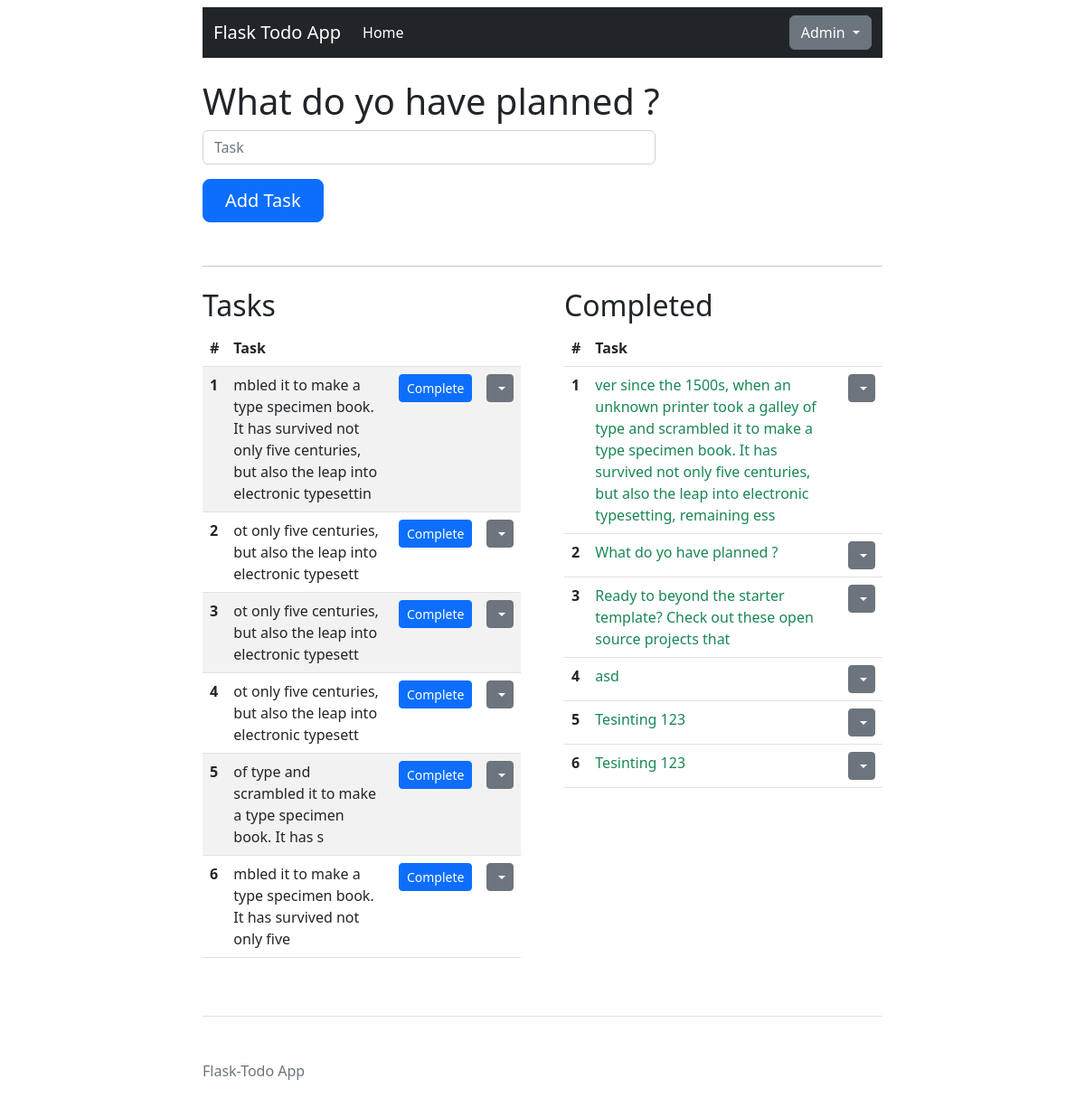
Before: / with the older database file.
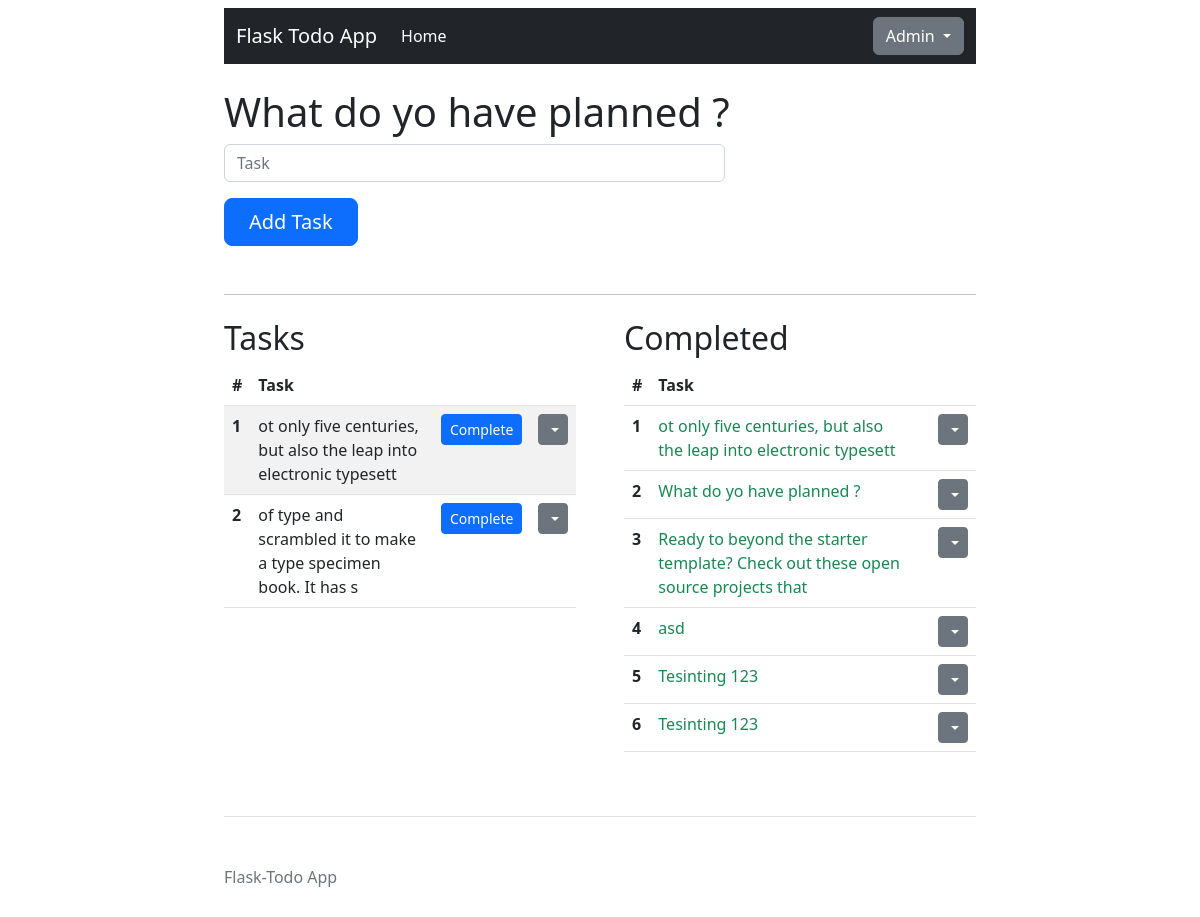
After: the same page with the newer database file.
### TODO/models.py (models this page shows)
class Todo(db.Model):
    __tablename_ ='todo'
    id = db.Column(db.Integer, primary_key=True)
    title = db.Column(db.String(80))
    date = db.Column(db.DateTime(), default=datetime.now)
    complete = db.Column(db.Boolean, default=False)
    user_id = db.Column(db.Integer, db.ForeignKey('user.id'))

### TODO/routes.py (the view, shortened to what this page needs)
@app.route('/', methods=['GET','POST'])
def index():
    form = TodoForm()
    todos = Todo.query.order_by(Todo.id.desc()).all()
    return render_template('index.html', form=form, todos=todos)

### TODO/forms.py
class TodoForm(FlaskForm):
	title = StringField(validators=[DataRequired()])
	submit = SubmitField('Add Task')

### TODO/templates/index.html (shortened to what this page needs)
{% extends '__base.html' %}
{% block content %}
    <h1>What do yo have planned ?</h1>
    <form class="fs-5 col-md-8" action="" method="post">
      <div class="form-group">
        {{ form.title(class='form-control', placeholder='Task ') }}
      </div>
    <div class="mb-5 my-3">
      {{ form.submit(class='btn btn-primary btn-lg px-4') }}
    </div>
    </form>
    <hr class="my-4">
    <div class="row g-5">
      <div class="col-md-6">
        <h2>Tasks</h2>
        <table class="table table-hover table-striped">
          <thead>
            <tr>
              <th scope="col">#</th>
              <th scope="col">Task</th>
              <th scope="col"></th>
              <th scope="col"></th>
            </tr>
          </thead>
          <tbody>
            {% set count = namespace(value=1) %}
            {% for todo in todos %}
            {% if not todo.complete %}
            <tr>
                <th scope="row">{{ count.value }}</th>
              {% set count.value = count.value + 1 %}
              <td>{{todo.title}}</td>
              <td>
                <a href="{{ url_for('complete_todo', todo_id=todo.id, complete='true') }}" class="btn btn-primary btn-sm">Complete</a>
              </td>
              <td>
                <div class="dropdown">
                <button class="btn btn-secondary btn-sm dropdown-toggle" type="button" id="dropdownMenuButton1" data-bs-toggle="dropdown"
                  aria-expanded="false">
                </button>
              </div>
            </td>
            </tr>
            {% endif %}
            {% endfor %}
          </tbody>
        </table>
      </div>
      <div class="col-md-6">
        <h2>Completed</h2>
        <table class="table table-hover">
          <thead>
            <tr>
              <th scope="col">#</th>
              <th scope="col">Task</th>
              <th scope="col"></th>
              <th scope="col"></th>
            </tr>
          </thead>
          <tbody>
            {% set count = namespace(value=1) %}
            {% for todo in todos %}
            {% if todo.complete %}
            <tr>
              <th scope="row">{{ count.value }}</th>
              {% set count.value = count.value + 1 %}
              <td class="text-success">{{todo.title}}</td>
              <td>
              </td>
              <td>
                <div class="dropdown">
                  <button class="btn btn-secondary btn-sm dropdown-toggle" type="button" id="dropdownMenuButton1"
                    data-bs-toggle="dropdown" aria-expanded="false">
                  </button>
                </div>
              </td>
            </tr>
            {% endif %}
            {% endfor %}
          </tbody>
        </table>
      </div>
    </div>
    {% endblock %}

### TODO/templates/__base.html (shortened to what this page needs)
<!doctype html>
<html lang="en">
<head>
    <link href="https://cdn.jsdelivr.net/npm/bootstrap@5.2.3/dist/css/bootstrap.min.css" rel="stylesheet"
>
    <link href="{{ url_for('static', filename='css/index.css') }}" rel="stylesheet">
</head>
<body>
    <div class="col-lg-8 mx-auto p-4 py-md-2">
        <nav class="navbar navbar-expand-lg navbar-dark bg-dark">
            <div class="container-fluid">
                <a class="navbar-brand" href="#">Flask Todo App</a>
                <div class="collapse navbar-collapse" id="navbarScroll">
                    <ul class="navbar-nav me-auto my-2 my-lg-0 navbar-nav-scroll" style="--bs-scroll-height: 100px;">
                        <li class="nav-item">
                            <a class="nav-link active" aria-current="page" href="#">Home</a>
                        </li>
                    </ul>
                    <div class="d-flex">
                        <div class="dropdown">
                            <button class="btn btn-secondary dropdown-toggle" type="button" id="dropdownMenuButton1" data-bs-toggle="dropdown"
                                aria-expanded="false">
                                Admin
                            </button>
                        </div>
                    </div>
                </div>
            </div>
        </nav>
        <br>
        <main>
            {% block content %}
            {% endblock %}
        </main>
        <footer class="pt-5 my-5 text-muted border-top">
            Flask-Todo App
        </footer>
    </div>
</body>
</html>

Changed rows visible on the page:
removed Todo: value "1", title "mbled it to make a type specimen book. It has survived not only five centuries, but also the leap into electronic typesettin", shown under "Tasks"
removed Todo: value "2", title "ot only five centuries, but also the leap into electronic typesett", shown under "Tasks"
removed Todo: value "6", title "mbled it to make a type specimen book. It has survived not only five", shown under "Tasks"
removed Todo: value "1", title "ver since the 1500s, when an unknown printer took a galley of type and scrambled it to make a type specimen book. It has survived not only five centuries, but also the leap into electronic typesetting, remaining ess", shown under "Completed"
computed for Todo (number 1 of 8 on the later page): value "4" → "1"
computed for Todo "of type and scrambled it to make a type specimen book. It has s": value "5" → "2"
changed Todo (number 3 of 8 on the later page): moves from the list under "Tasks" to the list under "Completed"
